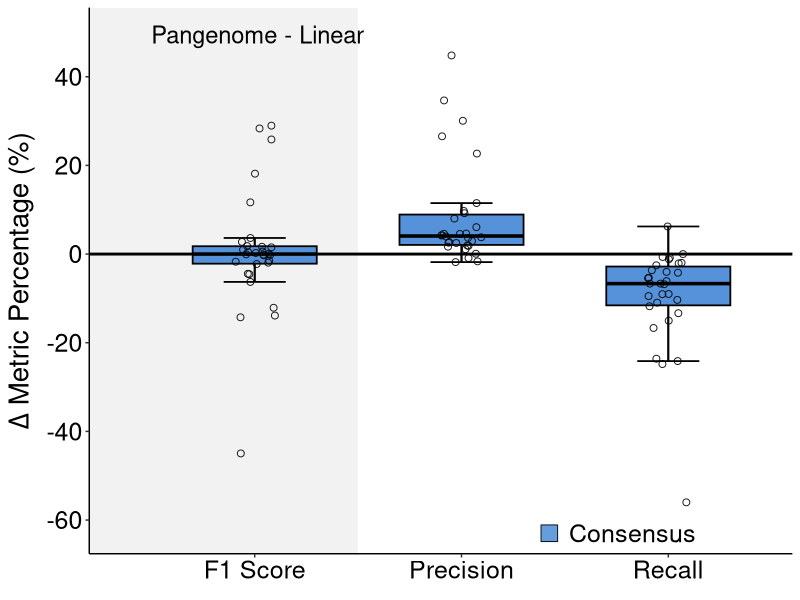

Source code (R): (Note: this script raises an error after producing the figure.)
## ---- chunk 1
rm(list=ls())
gc()
## ---- chunk 2
megatable <- read.csv("../data/pangenome_project_megatable.csv")
consensus <- megatable[c("Donor_ID", "Reference", "Consensus_Precision", "Consensus_Recall", "Consensus_F1_Score")]
## ---- chunk 3
library(ggplot2)
library(dplyr)
library(patchwork)

consensus_color <- c("#5592D9")
## ---- chunk 4
rename_col <- function(df) {
  colnames(df)[grepl("_Recall$", colnames(df))] <- "Recall"
  colnames(df)[grepl("_Precision$", colnames(df))] <- "Precision"
  colnames(df)[grepl("_F1_Score$", colnames(df))] <- "F1_Score"
  return(df)
}

as_numeric <- function(df) {
  df <- df[df$Reference %in% c("Pangenome", "Linear"), ]
  df$F1_Score <- as.numeric(df$F1_Score)
  df$Precision <- as.numeric(df$Precision)
  df$Recall <- as.numeric(df$Recall)
  return(df)
}

delta_diff <- function(data) {
  pan <- data[data$Reference == "Pangenome", ]
  lin  <- data[data$Reference == "Linear", ]
  
  merged <- merge(pan, lin, by = "Donor_ID", suffixes = c("_Pangenome", "_Linear"))
  
  result <- data.frame(
    Donor_ID       = merged$Donor_ID,
    Variant_Caller = "Consensus",
    Delta_Recall    = merged$Recall_Pangenome - merged$Recall_Linear,
    Delta_Precision = merged$Precision_Pangenome - merged$Precision_Linear,
    Delta_F1_Score  = merged$F1_Score_Pangenome - merged$F1_Score_Linear
  )
  
  return(result)
}
## ---- chunk 5
consensus <- rename_col(consensus)
consensus <- as_numeric(consensus)
delta_consensus <- delta_diff(consensus)

consensus_long <- data.frame(
  Donor_ID = rep(delta_consensus$Donor_ID, times = 3),
  Variant_Caller = rep(delta_consensus$Variant_Caller, times = 3),
  Metric = rep(c("Delta_F1_Score", "Delta_Precision", "Delta_Recall"), 
               each = nrow(delta_consensus)),
  Value  = c(delta_consensus$Delta_F1_Score, 
             delta_consensus$Delta_Precision, 
             delta_consensus$Delta_Recall)
)
## ---- chunk 6
set.seed(1)
consensus_output <- ggplot(consensus_long, aes(Metric, Value, fill=Variant_Caller)) + 
  annotate(
    "rect",
    xmin = -Inf, xmax = 1.5,      
    ymin = -Inf, ymax = Inf,   
    alpha = 0.2,                
    fill = "grey") +
  stat_boxplot(
    geom = "errorbar", 
    width = 0.3, 
    color = "black", 
    size = 0.6) +
  geom_hline(
    yintercept = 0, 
    linetype = "solid", 
    color = "black", 
    size = 1) +
  geom_boxplot(
    width = 0.6, 
    outlier.shape = NA, 
    alpha = 1, 
    color = "black", 
    size = 0.6) +
  labs(
    # title = plot_title, 
    x = element_blank(), 
    y = expression(paste(Delta, " Metric Percentage (%)"))) +
  scale_x_discrete(labels = c(
    "Delta_F1_Score" = "F1 Score",
    "Delta_Precision" = "Precision",
    "Delta_Recall" = "Recall"),
    expand = expansion(mult = c(0.4, 0.3))) +
  scale_y_continuous(
    limits = c(-62, 50),
    breaks = seq(-100, 100, 20)) +
  scale_fill_manual(
    values = consensus_color) +
  scale_color_manual(
    values = "black",
    name = element_blank()) +
  geom_jitter(
    width = 0.1,
    size = 2,
    shape = 21,
    aes(color = Variant_Caller),
    fill = NA,
    alpha = 0.9
  ) +
  guides(
    color = guide_legend(override.aes = list(shape = 22,
                                             size = 6,
                                             fill = consensus_color,
                                             color = "black")),
    fill = "none") +
  theme(
    text = element_text(family = "Helvetica"),
    legend.position = "inside",
    legend.position.inside = c(0.75, 0.05),
    legend.background = element_rect(fill = NA, color = NA),
    legend.title = element_text(size = 18),
    legend.text = element_text(size = 18),
    panel.background = element_rect(fill = "white"),
    # panel.grid.major.y = element_line(color = "#F0F0F0"),
    # panel.grid.minor.y = element_line(color = "#F0F0F0"),
    plot.title = element_text(hjust = 0.5, size = 18),
    axis.text.x = element_text(size = 18, color = "black"),
    axis.text.y = element_text(size = 18, color = "black"),
    axis.title.y = element_text(size = 20), 
    panel.border = element_blank(),
    axis.line.x.bottom = element_line(color = "black"),
    axis.line.y.left   = element_line(color = "black")
  ) +
  annotate(
    "text",
    x = 0.5, y = Inf,
    label = "Pangenome - Linear",
    size = 6,
    color = "black",
    hjust = 0,
    vjust = 2,
    family = "Helvetica"
  )

consensus_output
## ---- chunk 7
ggsave("./plot/supp3_consensus_boxplot_delta_pangenome_linear.pdf", plot = consensus_output, width = 5, height = 6, dpi = 300)
